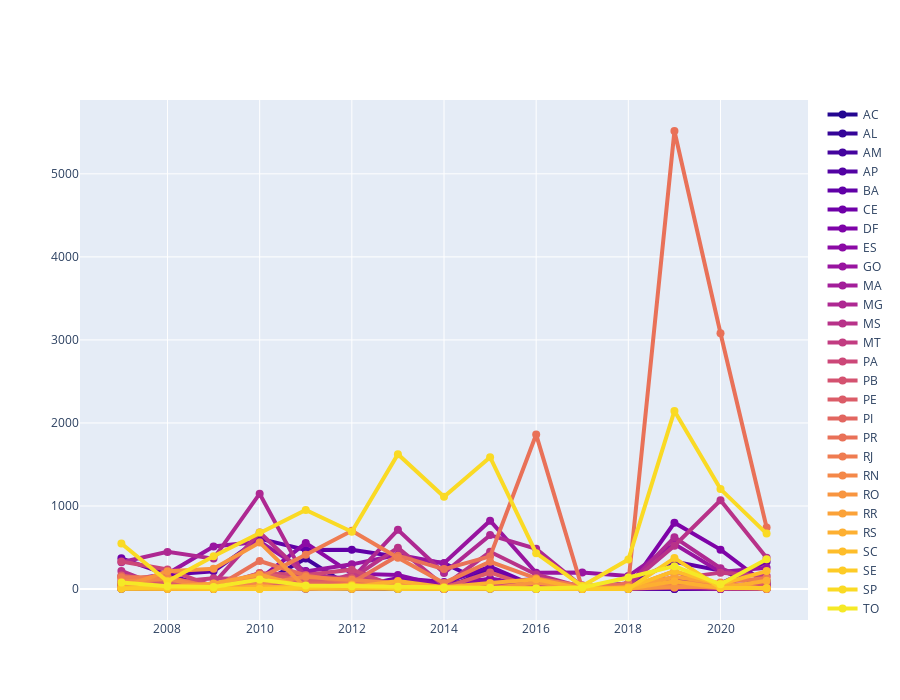

Notebook cell for this chart:
### Code cell
#extract color palette, the palette can be changed
pal = list(sns.color_palette(palette='plasma', n_colors=len(states)).as_hex())

fig = go.Figure()
for d,p in zip(states, pal):
    fig.add_trace(go.Scatter(x = df_res[df_res['STATE']==d]['YEAR'],
                             y = df_res[df_res['STATE']==d]['TESTS'],
                             name = d,
                             line_color = p, 
                             line_width = 4,
                             marker_size = 8,
                             fill=None))   #tozeroy 
    fig.update_layout(width = 900, height = 700)

fig.show()

### Figure 1 — Plotly figure (JSON) as saved in the notebook; plotly's stock layout.template omitted (floating-point values rounded to 4 significant figures)
{"data": [{"line": {"color": "#240691", "width": 4}, "marker": {"size": 8}, "name": "AC", "type": "scatter", "x": [2007, 2008, 2009, 2010, 2011, 2012, 2013, 2014, 2015, 2016, 2017, 2018, 2019, 2020, 2021], "y": [3, 2, 22, 78, 19, 2, 1, 4, 4, 20, 1, 1, 0, 1, 97]}, {"line": {"color": "#350498", "width": 4}, "marker": {"size": 8}, "name": "AL", "type": "scatter", "x": [2007, 2008, 2009, 2010, 2011, 2012, 2013, 2014, 2015, 2016, 2017, 2018, 2019, 2020, 2021], "y": [66, 29, 3, 62, 13, 17, 7, 4, 16, 1, 0, 2, 34, 7, 11]}, {"line": {"color": "#44039e", "width": 4}, "marker": {"size": 8}, "name": "AM", "type": "scatter", "x": [2007, 2008, 2009, 2010, 2011, 2012, 2013, 2014, 2015, 2016, 2017, 2018, 2019, 2020, 2021], "y": [53, 49, 3, 53, 366, 17, 120, 48, 12, 8, 27, 2, 45, 22, 63]}, {"line": {"color": "#5302a3", "width": 4}, "marker": {"size": 8}, "name": "AP", "type": "scatter", "x": [2007, 2008, 2009, 2010, 2011, 2012, 2013, 2014, 2015, 2016, 2017, 2018, 2019, 2020, 2021], "y": [6, 13, 1, 22, 5, 28, 12, 1, 238, 2, 0, 0, 1, 0, 0]}, {"line": {"color": "#6100a7", "width": 4}, "marker": {"size": 8}, "name": "BA", "type": "scatter", "x": [2007, 2008, 2009, 2010, 2011, 2012, 2013, 2014, 2015, 2016, 2017, 2018, 2019, 2020, 2021], "y": [63, 170, 213, 607, 471, 473, 388, 311, 48, 25, 26, 67, 329, 221, 31]}, {"line": {"color": "#6f00a8", "width": 4}, "marker": {"size": 8}, "name": "CE", "type": "scatter", "x": [2007, 2008, 2009, 2010, 2011, 2012, 2013, 2014, 2015, 2016, 2017, 2018, 2019, 2020, 2021], "y": [369, 172, 10, 107, 216, 66, 70, 71, 269, 28, 7, 11, 92, 66, 329]}, {"line": {"color": "#7e03a8", "width": 4}, "marker": {"size": 8}, "name": "DF", "type": "scatter", "x": [2007, 2008, 2009, 2010, 2011, 2012, 2013, 2014, 2015, 2016, 2017, 2018, 2019, 2020, 2021], "y": [23, 15, 3, 53, 4, 13, 133, 84, 77, 121, 32, 9, 798, 474, 54]}, {"line": {"color": "#8b0aa5", "width": 4}, "marker": {"size": 8}, "name": "ES", "type": "scatter", "x": [2007, 2008, 2009, 2010, 2011, 2012, 2013, 2014, 2015, 2016, 2017, 2018, 2019, 2020, 2021], "y": [22, 41, 24, 120, 553, 185, 168, 31, 126, 36, 7, 45, 139, 8, 0]}, {"line": {"color": "#9814a0", "width": 4}, "marker": {"size": 8}, "name": "GO", "type": "scatter", "x": [2007, 2008, 2009, 2010, 2011, 2012, 2013, 2014, 2015, 2016, 2017, 2018, 2019, 2020, 2021], "y": [93, 184, 512, 570, 212, 297, 411, 311, 823, 195, 198, 156, 541, 205, 256]}, {"line": {"color": "#a31e9a", "width": 4}, "marker": {"size": 8}, "name": "MA", "type": "scatter", "x": [2007, 2008, 2009, 2010, 2011, 2012, 2013, 2014, 2015, 2016, 2017, 2018, 2019, 2020, 2021], "y": [45, 20, 9, 52, 72, 3, 16, 19, 19, 14, 5, 2, 15, 1, 15]}, {"line": {"color": "#ae2892", "width": 4}, "marker": {"size": 8}, "name": "MG", "type": "scatter", "x": [2007, 2008, 2009, 2010, 2011, 2012, 2013, 2014, 2015, 2016, 2017, 2018, 2019, 2020, 2021], "y": [322, 447, 366, 1148, 122, 123, 713, 193, 649, 484, 30, 52, 623, 251, 23]}, {"line": {"color": "#b83289", "width": 4}, "marker": {"size": 8}, "name": "MS", "type": "scatter", "x": [2007, 2008, 2009, 2010, 2011, 2012, 2013, 2014, 2015, 2016, 2017, 2018, 2019, 2020, 2021], "y": [217, 2, 66, 681, 158, 128, 498, 38, 448, 175, 23, 50, 522, 1068, 375]}, {"line": {"color": "#c23c81", "width": 4}, "marker": {"size": 8}, "name": "MT", "type": "scatter", "x": [2007, 2008, 2009, 2010, 2011, 2012, 2013, 2014, 2015, 2016, 2017, 2018, 2019, 2020, 2021], "y": [154, 77, 130, 115, 13, 177, 53, 2, 50, 100, 7, 32, 122, 197, 159]}, {"line": {"color": "#cc4778", "width": 4}, "marker": {"size": 8}, "name": "PA", "type": "scatter", "x": [2007, 2008, 2009, 2010, 2011, 2012, 2013, 2014, 2015, 2016, 2017, 2018, 2019, 2020, 2021], "y": [331, 235, 33, 190, 170, 233, 20, 12, 47, 11, 44, 31, 28, 34, 82]}, {"line": {"color": "#d45270", "width": 4}, "marker": {"size": 8}, "name": "PB", "type": "scatter", "x": [2007, 2008, 2009, 2010, 2011, 2012, 2013, 2014, 2015, 2016, 2017, 2018, 2019, 2020, 2021], "y": [47, 82, 5, 66, 97, 39, 57, 7, 8, 36, 0, 19, 48, 11, 26]}, {"line": {"color": "#db5c68", "width": 4}, "marker": {"size": 8}, "name": "PE", "type": "scatter", "x": [2007, 2008, 2009, 2010, 2011, 2012, 2013, 2014, 2015, 2016, 2017, 2018, 2019, 2020, 2021], "y": [163, 93, 11, 193, 97, 130, 28, 15, 199, 9, 12, 11, 85, 15, 47]}, {"line": {"color": "#e26660", "width": 4}, "marker": {"size": 8}, "name": "PI", "type": "scatter", "x": [2007, 2008, 2009, 2010, 2011, 2012, 2013, 2014, 2015, 2016, 2017, 2018, 2019, 2020, 2021], "y": [141, 16, 64, 95, 64, 80, 21, 25, 20, 9, 5, 10, 216, 7, 12]}, {"line": {"color": "#e97158", "width": 4}, "marker": {"size": 8}, "name": "PR", "type": "scatter", "x": [2007, 2008, 2009, 2010, 2011, 2012, 2013, 2014, 2015, 2016, 2017, 2018, 2019, 2020, 2021], "y": [141, 9, 7, 337, 163, 76, 401, 240, 392, 1860, 6, 70, 5516, 3080, 740]}, {"line": {"color": "#ef7c51", "width": 4}, "marker": {"size": 8}, "name": "RJ", "type": "scatter", "x": [2007, 2008, 2009, 2010, 2011, 2012, 2013, 2014, 2015, 2016, 2017, 2018, 2019, 2020, 2021], "y": [139, 145, 16, 135, 413, 702, 376, 73, 328, 128, 37, 6, 79, 78, 134]}, {"line": {"color": "#f48849", "width": 4}, "marker": {"size": 8}, "name": "RN", "type": "scatter", "x": [2007, 2008, 2009, 2010, 2011, 2012, 2013, 2014, 2015, 2016, 2017, 2018, 2019, 2020, 2021], "y": [89, 120, 10, 57, 147, 112, 69, 17, 14, 14, 2, 24, 35, 14, 4]}, {"line": {"color": "#f89540", "width": 4}, "marker": {"size": 8}, "name": "RO", "type": "scatter", "x": [2007, 2008, 2009, 2010, 2011, 2012, 2013, 2014, 2015, 2016, 2017, 2018, 2019, 2020, 2021], "y": [16, 213, 243, 561, 15, 21, 26, 2, 7, 77, 10, 7, 18, 35, 7]}, {"line": {"color": "#fba238", "width": 4}, "marker": {"size": 8}, "name": "RR", "type": "scatter", "x": [2007, 2008, 2009, 2010, 2011, 2012, 2013, 2014, 2015, 2016, 2017, 2018, 2019, 2020, 2021], "y": [45, 26, 66, 173, 19, 54, 5, 17, 10, 0, 0, 16, 148, 65, 0]}, {"line": {"color": "#fdaf31", "width": 4}, "marker": {"size": 8}, "name": "RS", "type": "scatter", "x": [2007, 2008, 2009, 2010, 2011, 2012, 2013, 2014, 2015, 2016, 2017, 2018, 2019, 2020, 2021], "y": [3, 2, 0, 31, 30, 20, 96, 21, 73, 118, 4, 4, 92, 13, 99]}, {"line": {"color": "#febd2a", "width": 4}, "marker": {"size": 8}, "name": "SC", "type": "scatter", "x": [2007, 2008, 2009, 2010, 2011, 2012, 2013, 2014, 2015, 2016, 2017, 2018, 2019, 2020, 2021], "y": [5, 0, 3, 1, 4, 1, 5, 1, 2, 2, 0, 18, 216, 58, 216]}, {"line": {"color": "#fdcb26", "width": 4}, "marker": {"size": 8}, "name": "SE", "type": "scatter", "x": [2007, 2008, 2009, 2010, 2011, 2012, 2013, 2014, 2015, 2016, 2017, 2018, 2019, 2020, 2021], "y": [6, 21, 4, 1, 18, 43, 1, 10, 7, 1, 0, 1, 372, 13, 13]}, {"line": {"color": "#fada24", "width": 4}, "marker": {"size": 8}, "name": "SP", "type": "scatter", "x": [2007, 2008, 2009, 2010, 2011, 2012, 2013, 2014, 2015, 2016, 2017, 2018, 2019, 2020, 2021], "y": [548, 92, 394, 679, 952, 690, 1623, 1111, 1587, 432, 36, 354, 2145, 1203, 667]}, {"line": {"color": "#f5e926", "width": 4}, "marker": {"size": 8}, "name": "TO", "type": "scatter", "x": [2007, 2008, 2009, 2010, 2011, 2012, 2013, 2014, 2015, 2016, 2017, 2018, 2019, 2020, 2021], "y": [77, 32, 24, 113, 43, 33, 28, 14, 15, 5, 19, 139, 275, 56, 358]}], "layout": {"height": 700, "width": 900, "xaxis": {"autorange": true, "range": [2006.0, 2022.0], "type": "linear"}, "yaxis": {"autorange": true, "range": [-373.4, 5889.0], "type": "linear"}}}
